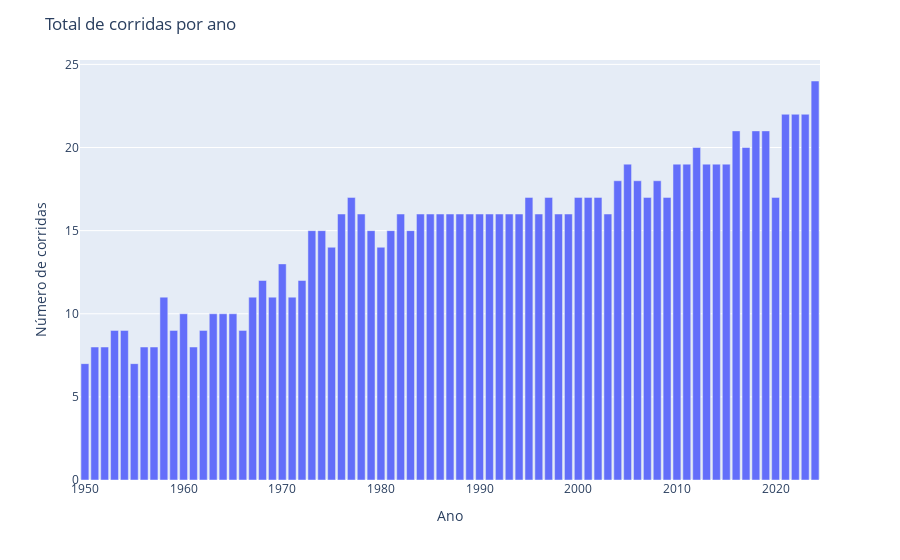

Here is the notebook cell this chart was saved with:
### Code cell
fig = px.bar(
    races.groupby('year').count().reset_index(),
    x='year',
    y='raceId',
)

fig.update_layout(
    title='Total de corridas por ano',
    xaxis_title='Ano',
    yaxis_title='Número de corridas',
)

### Figure 1 — Plotly figure (JSON) as saved in the notebook; plotly's stock layout.template omitted (floating-point values rounded to 4 significant figures)
{"data": [{"hovertemplate": "year=%{x}<br>raceId=%{y}<extra></extra>", "legendgroup": "", "marker": {"color": "#636efa", "pattern": {"shape": ""}}, "name": "", "orientation": "v", "showlegend": false, "textposition": "auto", "type": "bar", "x": [1950, 1951, 1952, 1953, 1954, 1955, 1956, 1957, 1958, 1959, 1960, 1961, 1962, 1963, 1964, 1965, 1966, 1967, 1968, 1969, 1970, 1971, 1972, 1973, 1974, 1975, 1976, 1977, 1978, 1979, 1980, 1981, 1982, 1983, 1984, 1985, 1986, 1987, 1988, 1989, 1990, 1991, 1992, 1993, 1994, 1995, 1996, 1997, 1998, 1999, 2000, 2001, 2002, 2003, 2004, 2005, 2006, 2007, 2008, 2009, 2010, 2011, 2012, 2013, 2014, 2015, 2016, 2017, 2018, 2019, 2020, 2021, 2022, 2023, 2024], "xaxis": "x", "y": [7, 8, 8, 9, 9, 7, 8, 8, 11, 9, 10, 8, 9, 10, 10, 10, 9, 11, 12, 11, 13, 11, 12, 15, 15, 14, 16, 17, 16, 15, 14, 15, 16, 15, 16, 16, 16, 16, 16, 16, 16, 16, 16, 16, 16, 17, 16, 17, 16, 16, 17, 17, 17, 16, 18, 19, 18, 17, 18, 17, 19, 19, 20, 19, 19, 19, 21, 20, 21, 21, 17, 22, 22, 22, 24], "yaxis": "y"}], "layout": {"barmode": "relative", "legend": {"tracegroupgap": 0}, "margin": {"t": 60}, "title": {"text": "Total de corridas por ano"}, "xaxis": {"anchor": "y", "domain": [0, 1], "title": {"text": "Ano"}}, "yaxis": {"anchor": "x", "domain": [0, 1], "title": {"text": "Número de corridas"}}}}
